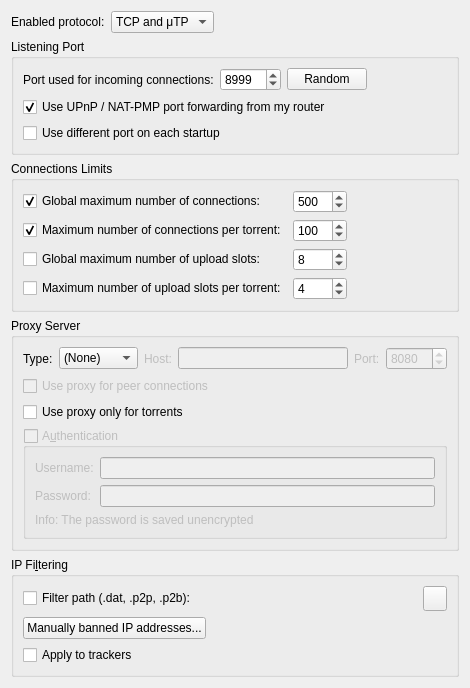
          <widget class="QWidget" name="scrollAreaWidgetContents_3">
           <property name="geometry">
            <rect>
             <x>0</x>
             <y>0</y>
             <width>470</width>
             <height>624</height>
            </rect>
           </property>
           <layout class="QVBoxLayout" name="verticalLayout_20">
            <item>
             <layout class="QHBoxLayout" name="horizontalLayout_12">
              <item>
               <widget class="QLabel" name="label_24">
                <property name="text">
                 <string>Enabled protocol:</string>
                </property>
               </widget>
              </item>
              <item>
               <widget class="QComboBox" name="comboProtocol">
                <item>
                 <property name="text">
                  <string>TCP and μTP</string>
                 </property>
                </item>
                <item>
                 <property name="text">
                  <string notr="true">TCP</string>
                 </property>
                </item>
                <item>
                 <property name="text">
                  <string notr="true">μTP</string>
                 </property>
                </item>
               </widget>
              </item>
              <item>
               <spacer name="horizontalSpacer_23">
                <property name="orientation">
                 <enum>Qt::Horizontal</enum>
                </property>
                <property name="sizeHint" stdset="0">
                 <size>
                  <width>40</width>
                  <height>20</height>
                 </size>
                </property>
               </spacer>
              </item>
             </layout>
            </item>
            <item>
             <widget class="QGroupBox" name="ListeningPortBox">
              <property name="title">
               <string>Listening Port</string>
              </property>
              <layout class="QVBoxLayout" name="listeningPortLayout">
               <item>
                <layout class="QHBoxLayout" name="listeningPortLayout2">
                 <item>
                  <widget class="QLabel" name="lbl_ports">
                   <property name="text">
                    <string>Port used for incoming connections:</string>
                   </property>
                  </widget>
                 </item>
                 <item>
                  <widget class="QSpinBox" name="spinPort">
                   <property name="minimum">
                    <number>1</number>
                   </property>
                   <property name="maximum">
                    <number>65535</number>
                   </property>
                   <property name="value">
                    <number>8999</number>
                   </property>
                  </widget>
                 </item>
                 <item>
                  <widget class="QPushButton" name="randomButton">
                   <property name="text">
                    <string>Random</string>
                   </property>
                  </widget>
                 </item>
                 <item>
                  <spacer name="horizontalSpacer_4">
                   <property name="orientation">
                    <enum>Qt::Horizontal</enum>
                   </property>
                   <property name="sizeHint" stdset="0">
                    <size>
                     <width>40</width>
                     <height>20</height>
                    </size>
                   </property>
                  </spacer>
                 </item>
                </layout>
               </item>
               <item>
                <widget class="QCheckBox" name="checkUPnP">
                 <property name="text">
                  <string>Use UPnP / NAT-PMP port forwarding from my router</string>
                 </property>
                 <property name="checked">
                  <bool>true</bool>
                 </property>
                </widget>
               </item>
               <item>
                <widget class="QCheckBox" name="checkRandomPort">
                 <property name="text">
                  <string>Use different port on each startup</string>
                 </property>
                </widget>
               </item>
              </layout>
             </widget>
            </item>
            <item>
             <widget class="QGroupBox" name="nbConnecBox">
              <property name="title">
               <string>Connections Limits</string>
              </property>
              <layout class="QGridLayout" name="gridLayout">
               <item row="3" column="1">
                <widget class="QSpinBox" name="spinMaxUploadsPerTorrent">
                 <property name="maximum">
                  <number>500</number>
                 </property>
                 <property name="value">
                  <number>4</number>
                 </property>
                </widget>
               </item>
               <item row="1" column="0">
                <widget class="QCheckBox" name="checkMaxConnecsPerTorrent">
                 <property name="text">
                  <string>Maximum number of connections per torrent:</string>
                 </property>
                 <property name="checked">
                  <bool>true</bool>
                 </property>
                </widget>
               </item>
               <item row="0" column="0">
                <widget class="QCheckBox" name="checkMaxConnecs">
                 <property name="text">
                  <string>Global maximum number of connections:</string>
                 </property>
                 <property name="checked">
                  <bool>true</bool>
                 </property>
                </widget>
               </item>
               <item row="0" column="1">
                <widget class="QSpinBox" name="spinMaxConnec">
                 <property name="enabled">
                  <bool>true</bool>
                 </property>
                 <property name="minimum">
                  <number>2</number>
                 </property>
                 <property name="maximum">
                  <number>2000</number>
                 </property>
                 <property name="value">
                  <number>500</number>
                 </property>
                </widget>
               </item>
               <item row="1" column="1">
                <widget class="QSpinBox" name="spinMaxConnecPerTorrent">
                 <property name="minimum">
                  <number>2</number>
                 </property>
                 <property name="maximum">
                  <number>2000</number>
                 </property>
                 <property name="value">
                  <number>100</number>
                 </property>
                </widget>
               </item>
               <item row="3" column="0">
                <widget class="QCheckBox" name="checkMaxUploadsPerTorrent">
                 <property name="text">
                  <string>Maximum number of upload slots per torrent:</string>
                 </property>
                 <property name="checked">
                  <bool>false</bool>
                 </property>
                </widget>
               </item>
               <item row="2" column="0">
                <widget class="QCheckBox" name="checkMaxUploads">
                 <property name="text">
                  <string>Global maximum number of upload slots:</string>
                 </property>
                 <property name="checked">
                  <bool>false</bool>
                 </property>
                </widget>
               </item>
               <item row="2" column="1">
                <widget class="QSpinBox" name="spinMaxUploads">
                 <property name="maximum">
                  <number>2000</number>
                 </property>
                 <property name="value">
                  <number>8</number>
                 </property>
                </widget>
               </item>
               <item row="0" column="2">
                <spacer name="horizontalSpacer_3">
                 <property name="orientation">
                  <enum>Qt::Horizontal</enum>
                 </property>
                 <property name="sizeHint" stdset="0">
                  <size>
                   <width>40</width>
                   <height>20</height>
                  </size>
                 </property>
                </spacer>
               </item>
              </layout>
             </widget>
            </item>
            <item>
             <widget class="QGroupBox" name="groupProxy">
              <property name="enabled">
               <bool>true</bool>
              </property>
              <property name="title">
               <string>Proxy Server</string>
              </property>
              <layout class="QVBoxLayout" name="verticalLayout_29">
               <item>
                <layout class="QHBoxLayout" name="proxyTypeLayout">
                 <item>
                  <widget class="QLabel" name="ProxyType_lbl">
                   <property name="text">
                    <string>Type:</string>
                   </property>
                  </widget>
                 </item>
                 <item>
                  <widget class="QComboBox" name="comboProxyType">
                   <item>
                    <property name="text">
                     <string>(None)</string>
                    </property>
                   </item>
                   <item>
                    <property name="text">
                     <string>SOCKS4</string>
                    </property>
                   </item>
                   <item>
                    <property name="text">
                     <string>SOCKS5</string>
                    </property>
                   </item>
                   <item>
                    <property name="text">
                     <string>HTTP</string>
                    </property>
                   </item>
                  </widget>
                 </item>
                 <item>
                  <widget class="QLabel" name="lblProxyIP">
                   <property name="enabled">
                    <bool>false</bool>
                   </property>
                   <property name="text">
                    <string>Host:</string>
                   </property>
                  </widget>
                 </item>
                 <item>
                  <widget class="QLineEdit" name="textProxyIP">
                   <property name="enabled">
                    <bool>false</bool>
                   </property>
                   <property name="text">
                    <string/>
                   </property>
                  </widget>
                 </item>
                 <item>
                  <widget class="QLabel" name="lblProxyPort">
                   <property name="enabled">
                    <bool>false</bool>
                   </property>
                   <property name="text">
                    <string>Port:</string>
                   </property>
                  </widget>
                 </item>
                 <item>
                  <widget class="QSpinBox" name="spinProxyPort">
                   <property name="enabled">
                    <bool>false</bool>
                   </property>
                   <property name="minimum">
                    <number>1</number>
                   </property>
                   <property name="maximum">
                    <number>65535</number>
                   </property>
                   <property name="value">
                    <number>8080</number>
                   </property>
                  </widget>
                 </item>
                </layout>
               </item>
               <item>
                <widget class="QCheckBox" name="checkProxyPeerConnecs">
                 <property name="enabled">
                  <bool>false</bool>
                 </property>
                 <property name="toolTip">
                  <string>Otherwise, the proxy server is only used for tracker connections</string>
                 </property>
                 <property name="text">
                  <string>Use proxy for peer connections</string>
                 </property>
                </widget>
               </item>
               <item>
                <widget class="QCheckBox" name="isProxyOnlyForTorrents">
                 <property name="toolTip">
                  <string>RSS feeds, search engine, software updates or anything else other than torrent transfers and related operations (such as peer exchanges) will use a direct connection</string>
                 </property>
                 <property name="text">
                  <string>Use proxy only for torrents</string>
                 </property>
                 <property name="checked">
                  <bool>false</bool>
                 </property>
                </widget>
               </item>
               <item>
                <widget class="QGroupBox" name="checkProxyAuth">
                 <property name="enabled">
                  <bool>false</bool>
                 </property>
                 <property name="title">
                  <string>A&amp;uthentication</string>
                 </property>
                 <property name="checkable">
                  <bool>true</bool>
                 </property>
                 <property name="checked">
                  <bool>false</bool>
                 </property>
                 <layout class="QVBoxLayout" name="verticalLayout_24">
                  <item>
                   <layout class="QGridLayout" name="gridLayout_12">
                    <item row="0" column="0">
                     <widget class="QLabel" name="lblProxyUsername">
                      <property name="text">
                       <string>Username:</string>
                      </property>
                     </widget>
                    </item>
                    <item row="0" column="1">
                     <widget class="QLineEdit" name="textProxyUsername"/>
                    </item>
                    <item row="1" column="0">
                     <widget class="QLabel" name="lblProxyPassword">
                      <property name="text">
                       <string>Password:</string>
                      </property>
                     </widget>
                    </item>
                    <item row="1" column="1">
                     <widget class="QLineEdit" name="textProxyPassword">
                      <property name="echoMode">
                       <enum>QLineEdit::Password</enum>
                      </property>
                     </widget>
                    </item>
                   </layout>
                  </item>
                  <item>
                   <widget class="QLabel" name="label_23">
                    <property name="text">
                     <string>Info: The password is saved unencrypted</string>
                    </property>
                   </widget>
                  </item>
                 </layout>
                </widget>
               </item>
              </layout>
             </widget>
            </item>
            <item>
             <widget class="QGroupBox" name="groupIPFilter">
              <property name="title">
               <string>IP Fi&amp;ltering</string>
              </property>
              <layout class="QVBoxLayout" name="verticalLayout_17">
               <item>
                <layout class="QHBoxLayout" name="horizontalLayout_11">
                 <item>
                  <widget class="QCheckBox" name="checkIPFilter">
                   <property name="text">
                    <string>Filter path (.dat, .p2p, .p2b):</string>
                   </property>
                  </widget>
                 </item>
                 <item>
                  <widget class="FileSystemPathLineEdit" name="textFilterPath" native="true"/>
                 </item>
                 <item>
                  <widget class="QToolButton" name="IpFilterRefreshBtn">
                   <property name="minimumSize">
                    <size>
                     <width>0</width>
                     <height>25</height>
                    </size>
                   </property>
                   <property name="toolTip">
                    <string>Reload the filter</string>
                   </property>
                  </widget>
                 </item>
                </layout>
               </item>
               <item>
                <widget class="QPushButton" name="banListButton">
                 <property name="sizePolicy">
                  <sizepolicy hsizetype="Fixed" vsizetype="Fixed">
                   <horstretch>0</horstretch>
                   <verstretch>0</verstretch>
                  </sizepolicy>
                 </property>
                 <property name="text">
                  <string>Manually banned IP addresses...</string>
                 </property>
                </widget>
               </item>
               <item>
                <widget class="QCheckBox" name="checkIpFilterTrackers">
                 <property name="text">
                  <string>Apply to trackers</string>
                 </property>
                </widget>
               </item>
              </layout>
             </widget>
            </item>
            <item>
             <spacer name="verticalSpacer_3">
              <property name="orientation">
               <enum>Qt::Vertical</enum>
              </property>
              <property name="sizeHint" stdset="0">
               <size>
                <width>20</width>
                <height>40</height>
               </size>
              </property>
             </spacer>
            </item>
           </layout>
          </widget>
